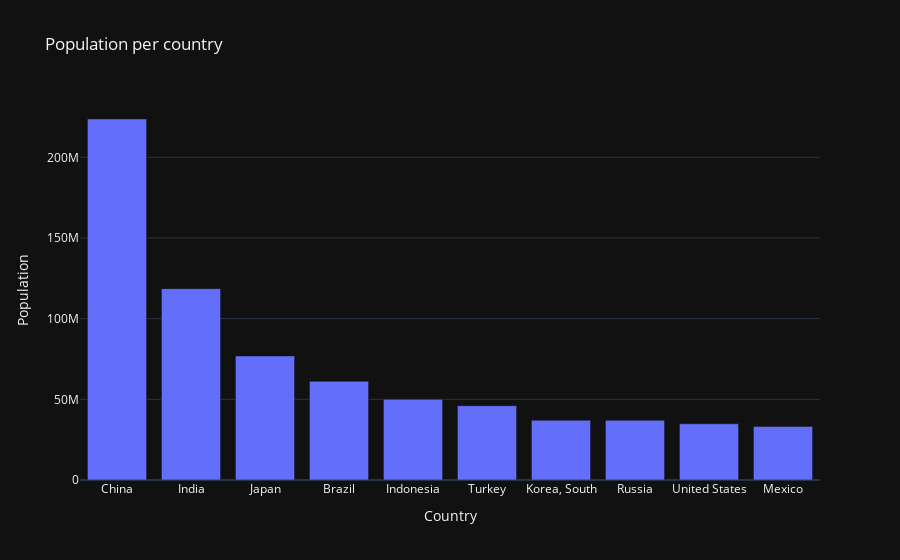

The cell this chart's notebook holds for it:
### Code cell
# Plotting the population per country.
plotting.plot_population_by_country()

### Figure 1 — Plotly figure (JSON) as saved in the notebook; plotly's stock layout.template omitted (floating-point values rounded to 4 significant figures)
{"data": [{"alignmentgroup": "True", "hovertemplate": "Country=%{x}<br>Population=%{y}<extra></extra>", "legendgroup": "", "marker": {"color": "#636efa", "pattern": {"shape": ""}}, "name": "", "offsetgroup": "", "orientation": "v", "showlegend": false, "textposition": "auto", "x": ["China", "India", "Japan", "Brazil", "Indonesia", "Turkey", "Korea, South", "Russia", "United States", "Mexico"], "xaxis": "x", "y": [223800000.0, 118600000.0, 76900000.0, 61180000.0, 50010000.0, 46080000.0, 37030000.0, 37030000.0, 34850000.0, 33220000.0], "yaxis": "y", "type": "bar"}], "layout": {"xaxis": {"anchor": "y", "domain": [0.0, 1.0], "title": {"text": "Country"}}, "yaxis": {"anchor": "x", "domain": [0.0, 1.0], "title": {"text": "Population"}}, "legend": {"tracegroupgap": 0}, "title": {"text": "Population per country"}, "barmode": "relative"}}
